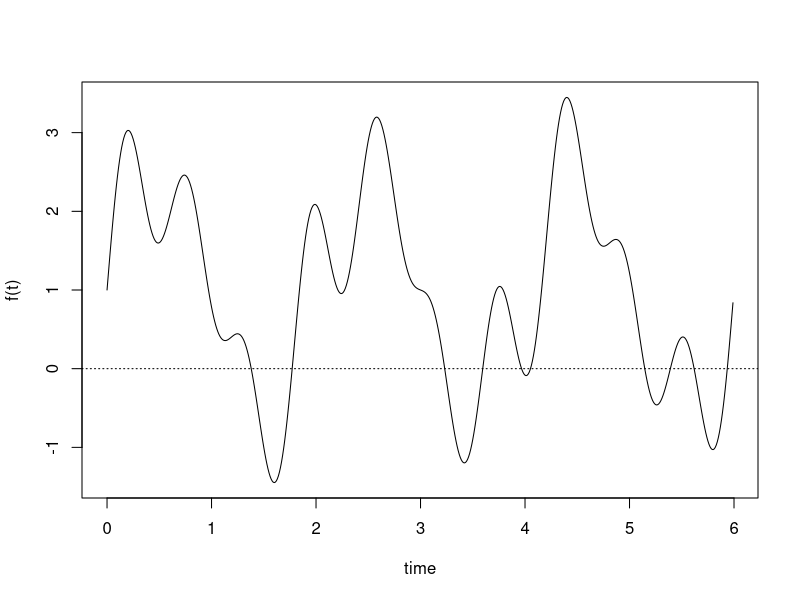
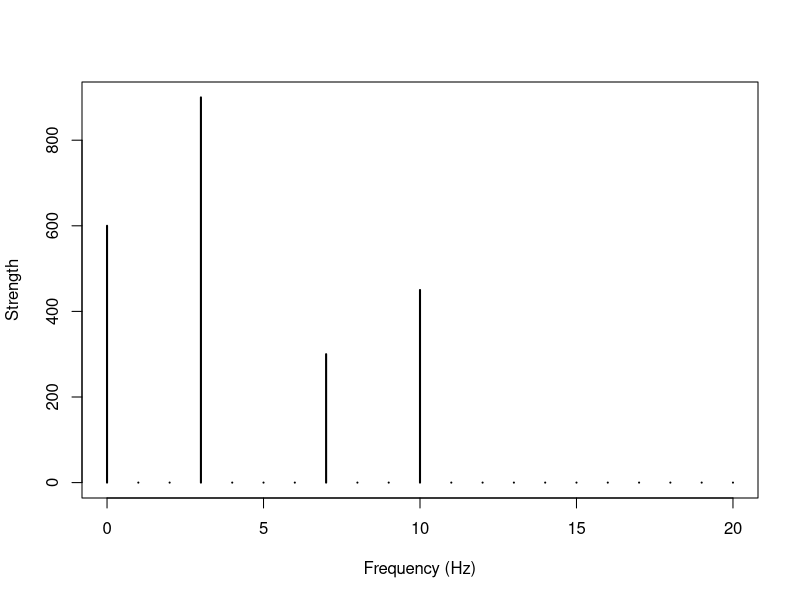

Write R code to recreate these figures, in order. (Note: this script raises an error after producing the figures.)
acq.freq <- 100
time <- 6
ts <- seq(0, time-1/acq.freq, 1/acq.freq)
f.0 <- 1/time
dc.component <- 1
component.freqs <- c(3, 7, 10)
component.strength <- c(1.5, .5, .75)

f <- function(t, w){
		dc.component + sum(component.strength * sin(component.freqs*w*t))
}

plot.fourier <- function(fourier.series, f.0, ts){
		w <- 2 * pi * f.0
		trajectory <- sapply(ts, function(t) fourier.series(t,w))
		plot(ts, trajectory, type='l', xlab='time', ylab='f(t)')
		abline(h=0,lty=3)
}

plot.fourier(f, f.0, ts=ts)

     
plot.frequency.spectrum <- function(X.k, xlimits=c(0,length(X.k))) {
  plot.data  <- cbind(0:(length(X.k)-1), Mod(X.k))

  # TODO: why this scaling is necessary?
  plot.data[2:length(X.k),2] <- 2*plot.data[2:length(X.k),2] 
  
  plot(plot.data, t="h", lwd=2, main="", 
       xlab="Frequency (Hz)", ylab="Strength", 
       xlim=xlimits, ylim=c(0,max(Mod(plot.data[,2]))))
}

# Plot the i-th harmonic
# Xk: the frequencies computed by the FFt
#  i: which harmonic
# ts: the sampling time points
# acq.freq: the acquisition rate
plot.harmonic <- function(Xk, i, ts, acq.freq, color="red") {
  Xk.h <- rep(0,length(Xk))
  Xk.h[i+1] <- Xk[i+1] # i-th harmonic
  harmonic.trajectory <- get.trajectory(Xk.h, ts, acq.freq=acq.freq)
  points(ts, harmonic.trajectory, type="l", col=color)
}

w <- 2 * pi * f.0
trajectory <- sapply(ts, function(t) f(t,w))
Xk <- fft(trajectory)
plot.frequency.spectrum(Xk, xlimits=c(0,20))

fftX <- Mod(t(fft(t(X))))
fftX[,2:140] <- 2 * fftX[,2:140]

k <- kmeans(as.data.frame(fftX), 5, nstart=10)
df$cluster <- k$cluster

df1 <- df[df$cluster==1,]
df2 <- df[df$cluster==2,]
df3 <- df[df$cluster==3,]
df4 <- df[df$cluster==4,]
df5 <- df[df$cluster==5,]

par(mfrow=c(5,1))
matplot(t(df1[,2:141]), type='l', col=df1$V1)
matplot(t(df2[,2:141]), type='l', col=df2$V1)
matplot(t(df3[,2:141]), type='l', col=df3$V1)
matplot(t(df4[,2:141]), type='l', col=df4$V1)
matplot(t(df5[,2:141]), type='l', col=df5$V1)

table(df$cluster, df$V1)

##
